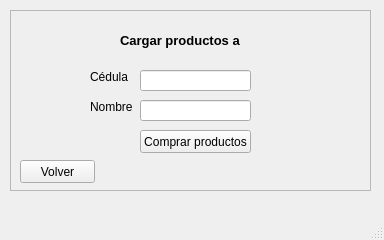
<?xml version="1.0" encoding="UTF-8"?>
<ui version="4.0">
 <class>MainWindow</class>
 <widget class="QMainWindow" name="MainWindow">
  <property name="geometry">
   <rect>
    <x>0</x>
    <y>0</y>
    <width>384</width>
    <height>240</height>
   </rect>
  </property>
  <property name="windowTitle">
   <string>MainWindow</string>
  </property>
  <widget class="QWidget" name="centralwidget">
   <widget class="QWidget" name="verticalLayoutWidget_2">
    <property name="geometry">
     <rect>
      <x>10</x>
      <y>10</y>
      <width>361</width>
      <height>181</height>
     </rect>
    </property>
    <layout class="QVBoxLayout" name="verticalLayout_cargar_cuenta">
     <item>
      <widget class="QFrame" name="frame__cargar_cuenta">
       <property name="frameShape">
        <enum>QFrame::StyledPanel</enum>
       </property>
       <property name="frameShadow">
        <enum>QFrame::Raised</enum>
       </property>
       <widget class="QLabel" name="cargar_cuenta_label_cedula">
        <property name="geometry">
         <rect>
          <x>80</x>
          <y>60</y>
          <width>47</width>
          <height>13</height>
         </rect>
        </property>
        <property name="text">
         <string>Cédula</string>
        </property>
       </widget>
       <widget class="QLabel" name="cargar_cuenta_label_titulo">
        <property name="geometry">
         <rect>
          <x>110</x>
          <y>20</y>
          <width>131</width>
          <height>20</height>
         </rect>
        </property>
        <property name="font">
         <font>
          <pointsize>10</pointsize>
          <weight>75</weight>
          <bold>true</bold>
         </font>
        </property>
        <property name="text">
         <string>Cargar productos a</string>
        </property>
       </widget>
       <widget class="QLineEdit" name="cargar_cuenta_lineEdit_cedula">
        <property name="geometry">
         <rect>
          <x>130</x>
          <y>60</y>
          <width>111</width>
          <height>21</height>
         </rect>
        </property>
       </widget>
       <widget class="QLineEdit" name="cargar_cuenta_lineEdit_nombre">
        <property name="geometry">
         <rect>
          <x>130</x>
          <y>90</y>
          <width>111</width>
          <height>21</height>
         </rect>
        </property>
       </widget>
       <widget class="QLabel" name="cargar_cuenta_label_nombre">
        <property name="geometry">
         <rect>
          <x>80</x>
          <y>90</y>
          <width>47</width>
          <height>13</height>
         </rect>
        </property>
        <property name="text">
         <string>Nombre</string>
        </property>
       </widget>
       <widget class="QPushButton" name="cargar_cuenta_pushButton_iniciar">
        <property name="geometry">
         <rect>
          <x>130</x>
          <y>120</y>
          <width>111</width>
          <height>23</height>
         </rect>
        </property>
        <property name="text">
         <string>Comprar productos</string>
        </property>
       </widget>
       <widget class="QPushButton" name="cargar_cuenta_pushButton_volver">
        <property name="geometry">
         <rect>
          <x>10</x>
          <y>150</y>
          <width>75</width>
          <height>23</height>
         </rect>
        </property>
        <property name="text">
         <string>Volver</string>
        </property>
       </widget>
      </widget>
     </item>
    </layout>
   </widget>
  </widget>
  <widget class="QMenuBar" name="menubar">
   <property name="geometry">
    <rect>
     <x>0</x>
     <y>0</y>
     <width>384</width>
     <height>21</height>
    </rect>
   </property>
  </widget>
  <widget class="QStatusBar" name="statusbar"/>
 </widget>
 <resources/>
 <connections/>
</ui>
